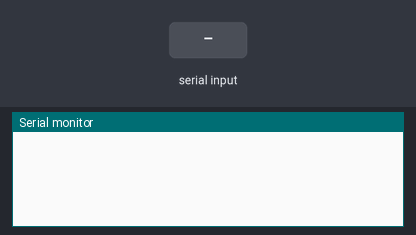
Bench run of a sketch on a simulated STM32 Blue Pill. Parts: the last lines printed to the serial monitor. The inputs (shaded band) are chosen by the test bench.

Above: at 1.2 s.
1.3 s: "1" received over Serial
At 2.9 s:
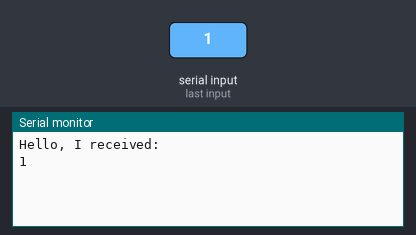
3.8 s: "0" received over Serial
At 5.2 s:
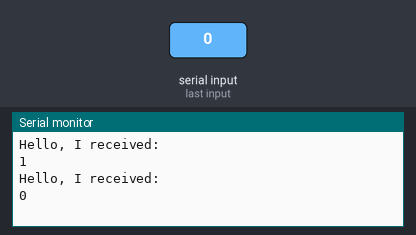
5.3 s: "2" received over Serial
At 7.1 s:
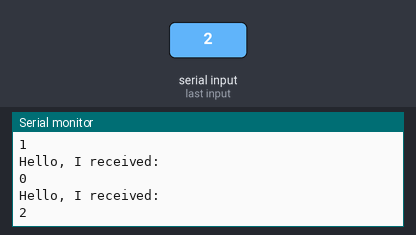

Measured:
- after the input at 1.3 s, the serial monitor: prints a new line after 1.0 s (image 1)
- after the input at 3.8 s, the serial monitor: prints a new line after 1.0 s (image 2)
- after the input at 5.3 s, the serial monitor: prints a new line after 1.0 s (image 3)

The sketch:

serialcomtest.ino
```cpp
void setup()
{
  Serial.begin(115200);
}

void loop()
{
  // delay(1000);
}

void serialEvent()
{
  if (Serial.available())
  {
    String s = Serial.readString();
    if (s.length() > 0)
    {
      Serial.println("Hello, I received:");
      Serial.println(s);
    }
  }
}
```
